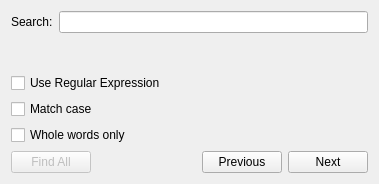
<?xml version="1.0" encoding="UTF-8"?>
<ui version="4.0">
 <class>ScriptSearch</class>
 <widget class="QDialog" name="ScriptSearch">
  <property name="geometry">
   <rect>
    <x>0</x>
    <y>0</y>
    <width>379</width>
    <height>184</height>
   </rect>
  </property>
  <property name="windowTitle">
   <string>Search</string>
  </property>
  <layout class="QGridLayout" name="gridLayout">
   <item row="4" column="0">
    <layout class="QHBoxLayout" name="horizontalLayout">
     <item>
      <widget class="QPushButton" name="findAllButton">
       <property name="enabled">
        <bool>false</bool>
       </property>
       <property name="text">
        <string>Find All</string>
       </property>
      </widget>
     </item>
     <item>
      <spacer name="horizontalSpacer">
       <property name="orientation">
        <enum>Qt::Horizontal</enum>
       </property>
       <property name="sizeHint" stdset="0">
        <size>
         <width>40</width>
         <height>20</height>
        </size>
       </property>
      </spacer>
     </item>
     <item>
      <widget class="QPushButton" name="prevButton">
       <property name="text">
        <string>Previous</string>
       </property>
      </widget>
     </item>
     <item>
      <widget class="QPushButton" name="nextButton">
       <property name="text">
        <string>Next</string>
       </property>
      </widget>
     </item>
    </layout>
   </item>
   <item row="0" column="0">
    <layout class="QFormLayout" name="formLayout">
     <item row="0" column="1">
      <widget class="QLineEdit" name="searchPhraseEdit"/>
     </item>
     <item row="0" column="0">
      <widget class="QLabel" name="label">
       <property name="text">
        <string>Search:</string>
       </property>
      </widget>
     </item>
    </layout>
   </item>
   <item row="2" column="0">
    <widget class="QCheckBox" name="matchCaseCheck">
     <property name="enabled">
      <bool>true</bool>
     </property>
     <property name="text">
      <string>Match case</string>
     </property>
    </widget>
   </item>
   <item row="3" column="0">
    <widget class="QCheckBox" name="wholeWordsCheck">
     <property name="enabled">
      <bool>true</bool>
     </property>
     <property name="text">
      <string>Whole words only</string>
     </property>
    </widget>
   </item>
   <item row="1" column="0">
    <widget class="QCheckBox" name="regexpCheck">
     <property name="text">
      <string>Use Regular Expression</string>
     </property>
    </widget>
   </item>
  </layout>
 </widget>
 <resources/>
 <connections/>
</ui>
